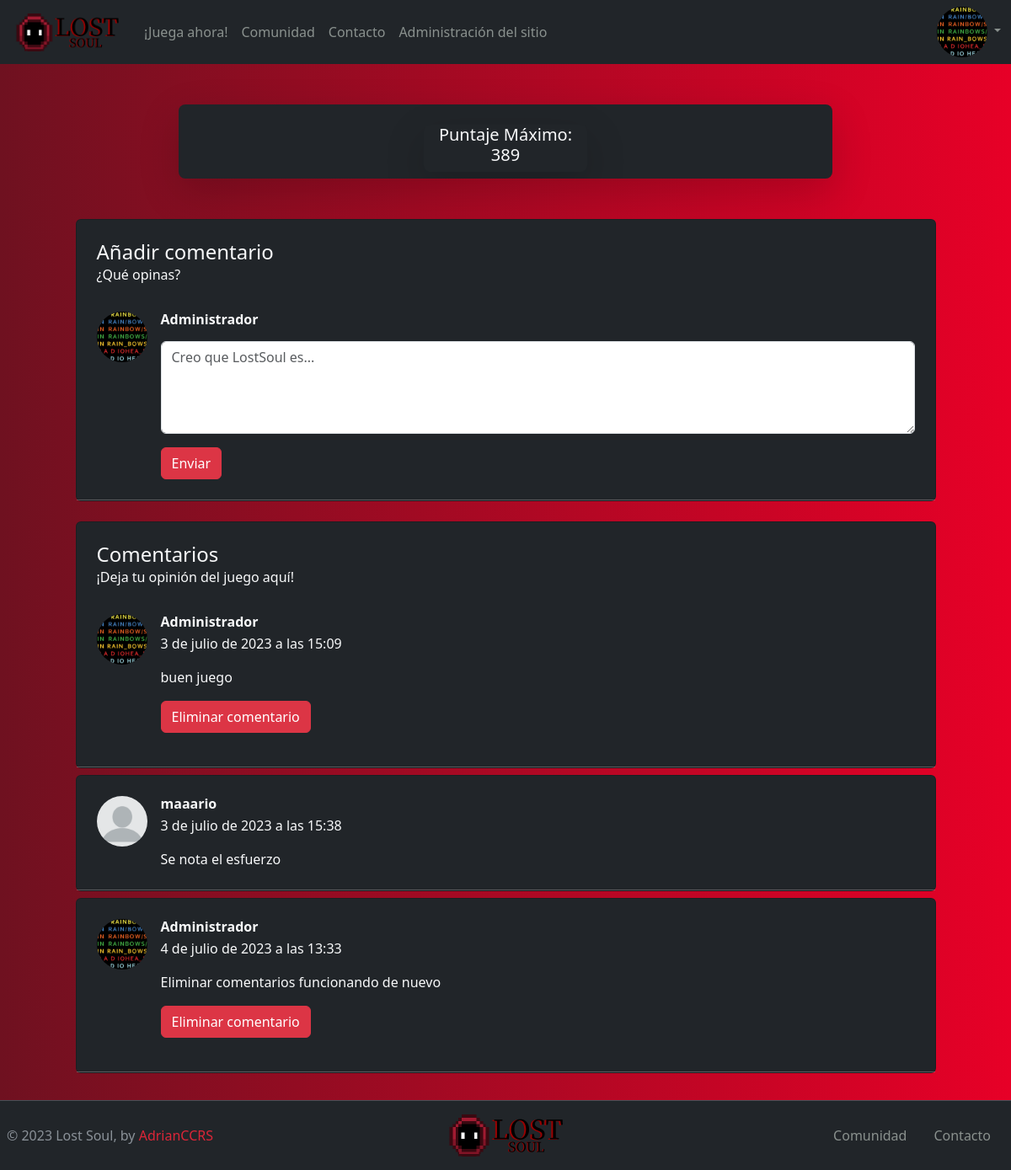
Before: /game/ (signed in) with the older database file.
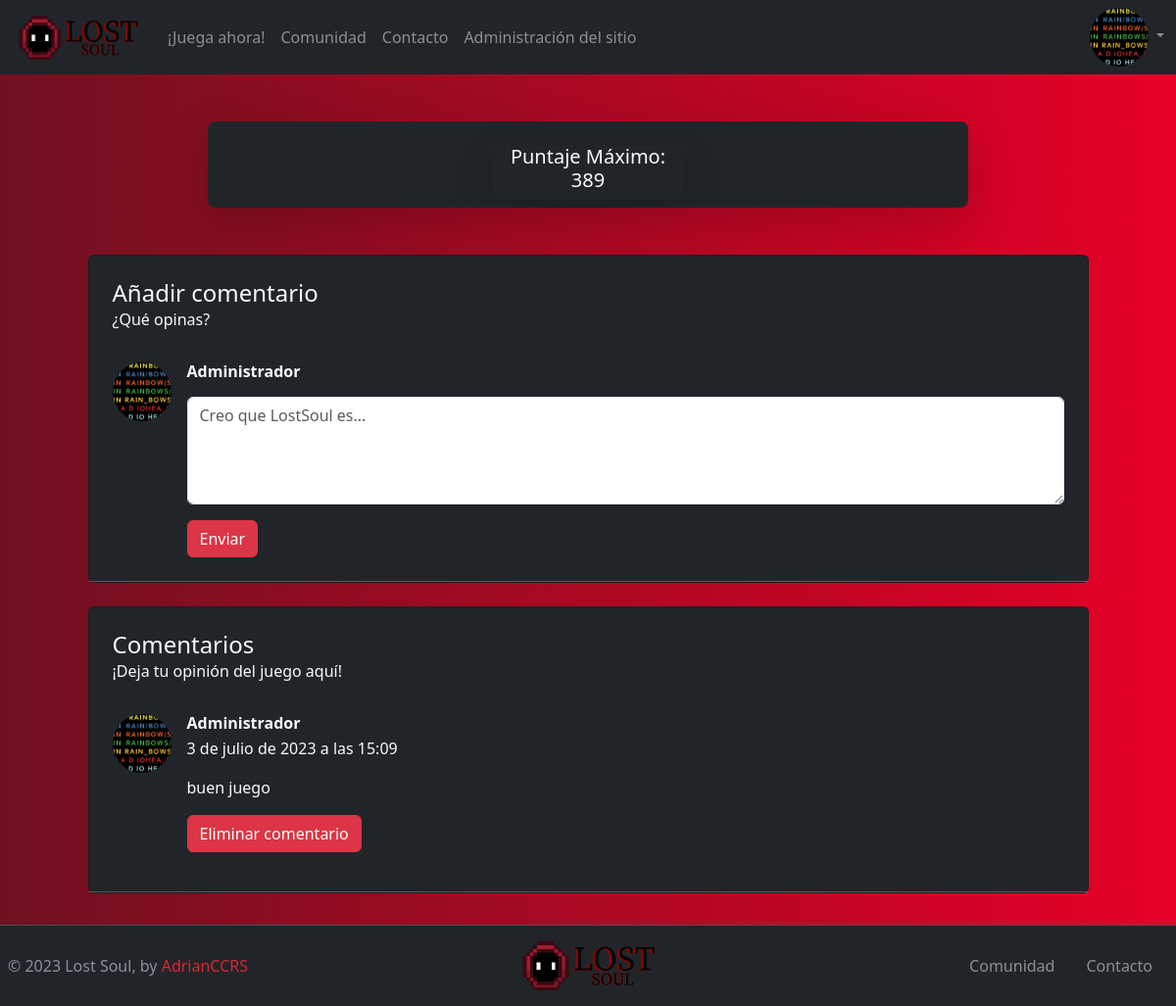
After: the same page with the newer database file.
### lost_soul_game/models.py (models this page shows)
class Comments(models.Model):
    comment_author = models.ForeignKey(Profile, on_delete=models.CASCADE)
    body = models.TextField()
    date_added = models.DateTimeField(auto_now_add=True)

### profiles/models.py (models this page shows, shortened)
class Profile(models.Model):
    user = models.OneToOneField(User, null=True, on_delete=models.CASCADE)
    public_username = models.CharField(max_length=15, null=True, blank=True)
    avatar = models.ImageField(upload_to='profiles/', null=True, blank=True)
    bio = models.TextField(max_length=150)
    max_score = models.IntegerField(default=0)

### lost_soul_game/views.py (the view)
# urls.py: path('game/', views.game, name='game'),
def game(request):
    if request.method == "POST":
        comment_form = NewCommentForm(request.POST)
        if comment_form.is_valid():
            comment = comment_form.save(commit=False)
            comment.comment_author = request.user.profile
            comment.save()
            return redirect('game')
        else:
            context={'comment_form': comment_form}
            return render(request, 'game.html', context)
    else:
        comments_list = Comments.objects.all()
        comment_form = NewCommentForm()
        context = {'comments_list':comments_list, 'comment_form':NewCommentForm()}
        return render(request, "game.html", context)

### lost_soul_game/forms.py
class NewCommentForm(forms.ModelForm):
    class Meta:
        model = Comments
        fields = ["body"]

### lost_soul_game/templates/game.html (shortened to what the changed rows need)
{% extends 'base.html' %}
{% load static %}
{% block content %}
{% if user.is_authenticated %}
<section>
    <div class="container" >
      <div class="row d-flex justify-content-center">
        <div class="col-xl-11">
{% for comment in comments_list %}
          <div class="card bg-dark text-light mb-2">
            <div class="card-body p-4">
                {% if forloop.first %}
              <h4 class="mb-0">Comentarios</h4>
              <p class="fw-light mb-4 pb-2">¡Deja tu opinión del juego aquí!</p>
                {% endif %}
              <div class="d-flex flex-start">
                <a href="{% url 'show_profile_page' comment.comment_author.id%}">
                {% if comment.comment_author.avatar %}
                <img class="rounded-circle shadow-1-strong me-3"
                  src="{{comment.comment_author.avatar.url}}" alt="avatar" width="60"
                  height="60" />
                {% else %}
                <img class="rounded-circle shadow-1-strong me-3"
                  src="{% static '/img/non-profile.png'%}" alt="avatar" width="60"
                  height="60" />
                {% endif %}
                </a>
                <div>
                  <h6 class="fw-bold mb-1">{{comment.comment_author.public_username}}</h6>
                  <div class="d-flex align-items-center mb-3 comment_break">
                    <p class="mb-0">
                      {{comment.date_added}}
                    </p>
                  </div>
                  <p class="mb-0">
                    {{comment.body}}
                  </p>
                  {% if request.user.profile == comment.comment_author %}
            <form method="POST" action="{% url 'delete_comment' comment.id %}">
                <button type="submit" class="btn btn-danger my-3">Eliminar comentario</button>
            </form>
            {% endif %}
                </div>
              </div>
            </div>
            <hr class="my-0" />
          </div>
      {% endfor %}
    </div>
</div>
</div>
</section>
{% endif %}
{% endblock content %}

Changed rows visible on the page:
removed Comments: comment_author.public_username "maaario", date_added "3 de julio de 2023 a las 15:38", body "Se nota el esfuerzo"
removed Comments: comment_author.avatar (picture), comment_author.public_username "Administrador", date_added "4 de julio de 2023 a las 13:33", body "Eliminar comentarios funcionando de nuevo"
